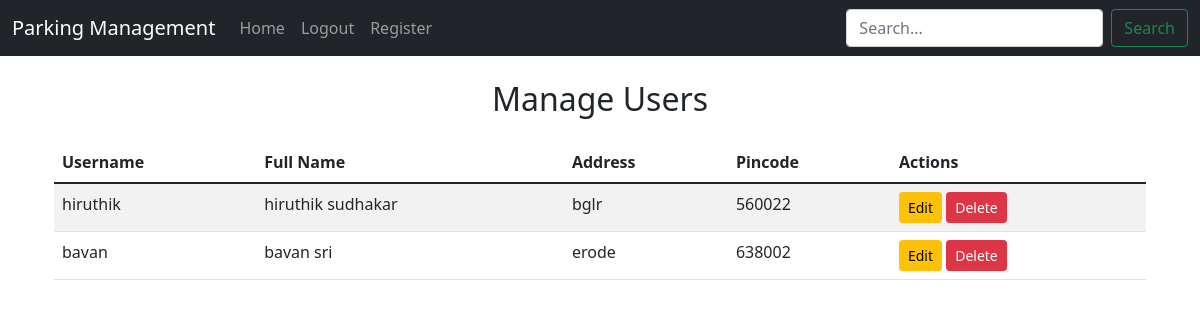
Page /admin_user (signed in) on the earlier database version.
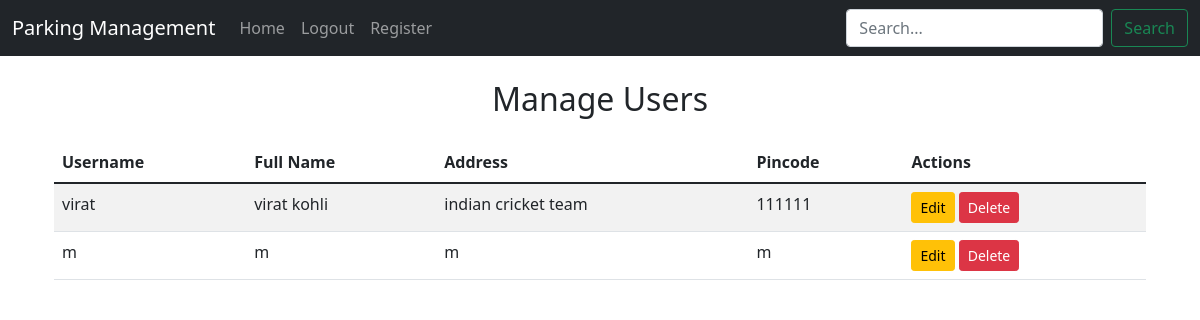
Same page on the later database version.
### app.py (models this page shows)
class User(db.Model):
    __tablename__='user'
    id=db.Column(db.Integer,primary_key=True)
    username=db.Column(db.String(20),unique=True,nullable=False)
    password=db.Column(db.String(20),nullable=False)
    fullname=db.Column(db.String(20),nullable=False)
    address=db.Column(db.String(20),nullable=False)
    pincode=db.Column(db.String(20),nullable=False)
    bookings=db.relationship('Booking',back_populates='user', cascade='all, delete-orphan')

### app.py (the view)
@app.route('/admin_user', methods=['GET', 'POST'])
def admin_user():
    if 'username' not in session or session['username'] != 'admin':
        return redirect(url_for('login'))
    users = User.query.filter(User.username != 'admin').all()
    return render_template('manage_user.html', users=users)

### templates/manage_user.html (shortened to what this page needs)
{% extends 'base.html' %}
{% block content %}
<div class="container mt-4">
    <h2 class="mb-4 text-center">Manage Users</h2>
    <table class="table table-striped">
        <thead>
            <tr>
                <th scope="col">Username</th>
                <th scope="col">Full Name</th>
                <th scope="col">Address</th>
                <th scope="col">Pincode</th>
                <th scope="col">Actions</th>
            </tr>
        </thead>
        <tbody>
            {% for user in users %}
            <tr>
                <td>{{ user.username }}</td>
                <td>{{ user.fullname }}</td>
                <td>{{ user.address }}</td>
                <td>{{ user.pincode }}</td>
                <td>
                    <a href="/edit_user/{{ user.id }}" class="btn btn-warning btn-sm">Edit</a>
                 <a href="/delete_user/{{ user.id }}" class="btn btn-danger btn-sm"
   onclick="return confirm('Are you sure you want to delete this user?');">
   Delete
</a>
                </td>
            </tr>
            {% endfor %}
        </tbody>
    </table>
</div>
{% endblock %}

### templates/base.html (shortened to what this page needs)
<!DOCTYPE html>
<html lang="en">
<head>
    <link href="https://cdn.jsdelivr.net/npm/bootstrap@5.1.3/dist/css/bootstrap.min.css" rel="stylesheet"
>
</head>
<body>
   <nav class="navbar navbar-expand-lg navbar-dark bg-dark">
        <div class="container-fluid">
            <a class="navbar-brand" href="/admin">Parking Management</a>
            <div class="collapse navbar-collapse" id="navbarSupportedContent">
                <ul class="navbar-nav me-auto mb-2 mb-lg-0">
                    <li class="nav-item">
                        <a class="nav-link {% if request.path == '/' %}active{% endif %}" href="/admin">Home</a>
                    </li>
                     {% if session['username'] %}
                    <li class="nav-item">
                         <a class="nav-link" href="/logout">Logout</a>
                    </li>
                     {% else %}
                    <li class="nav-item">
                        <a class="nav-link" href="/">Login</a>
                    </li>
                    {% endif %}
                    <li class="nav-item">
                        <a class="nav-link" href="/register">Register</a>
                    </li>
                </ul>
<form method="GET" action="{{ url_for('admin_search') }}" class="d-flex ms-2">
    <input type="text" name="query" class="form-control me-2" placeholder="Search..." value="{{ request.args.get('query', '') }}">
    <button class="btn btn-outline-success" type="submit">Search</button>
</form>
            </div>
        </div>
    </nav>
    <div class="container mt-4">
        {% block content %}{% endblock %}
    </div>
</body>
</html>

Differences in the rows shown:
changed User: username "hiruthik" → "virat"; fullname "hiruthik sudhakar" → "virat kohli"; address "bglr" → "indian cricket team"; pincode "560022" → "111111"
changed User (number 2 of 2 on the later page): username "bavan" → "m"; fullname "bavan sri" → "m"; address "erode" → "m"; pincode "638002" → "m"
